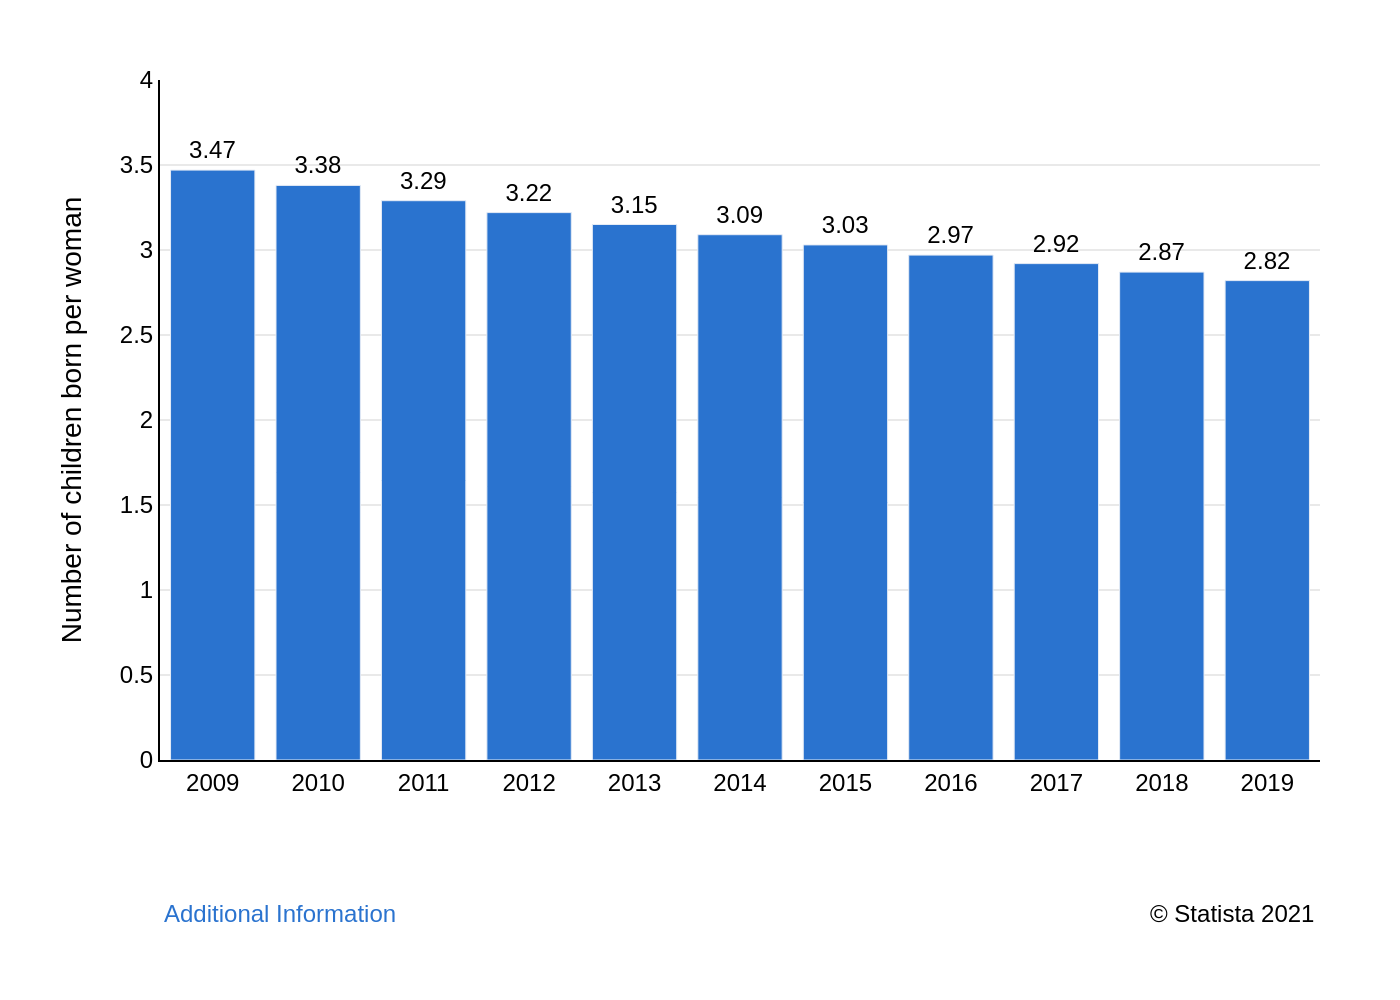

This chart was generated by the following Python code:
import sys
import json
import pathlib
import plotly.graph_objects as go

# Check for command-line argument
if len(sys.argv) != 2:
    print("Usage: python create_chart.py <path_to_json_file>")
    sys.exit(1)

# Get JSON file path from command-line argument
json_path = sys.argv[1]

# Read data from the JSON file
try:
    with open(json_path, 'r', encoding='utf-8') as f:
        chart_config = json.load(f)
except FileNotFoundError:
    print(f"Error: JSON file not found at '{json_path}'")
    sys.exit(1)
except json.JSONDecodeError:
    print(f"Error: Could not decode JSON from '{json_path}'")
    sys.exit(1)

# Extract data and texts from the JSON object
chart_data = chart_config.get('chart_data', [])
texts = chart_config.get('texts', {})
colors = chart_config.get('colors', [])

# Prepare data for Plotly
x_values = [item['category'] for item in chart_data]
y_values = [item['value'] for item in chart_data]

# Create the figure
fig = go.Figure()

# Add the bar trace
fig.add_trace(go.Bar(
    x=x_values,
    y=y_values,
    text=y_values,
    texttemplate='%{text:.2f}',
    textposition='outside',
    marker_color=colors[0] if colors else '#1f77b4',
    cliponaxis=False,
    hoverinfo='none'
))

# Update layout
fig.update_layout(
    font_family="Arial",
    font_color="#000000",
    title_text=texts.get('title'),
    yaxis_title_text=texts.get('y_axis_title'),
    xaxis_title_text=texts.get('x_axis_title'),
    plot_bgcolor='white',
    paper_bgcolor='white',
    showlegend=False,
    margin=dict(l=80, r=40, t=40, b=120),
    xaxis=dict(
        showgrid=False,
        zeroline=False,
        linecolor='black'
    ),
    yaxis=dict(
        showgrid=True,
        gridcolor='#e9e9e9',
        zeroline=False,
        range=[0, 4],
        dtick=0.5,
        linecolor='black'
    ),
    annotations=[
        dict(
            text=texts.get('note'),
            align='left',
            showarrow=False,
            xref='paper',
            yref='paper',
            x=0,
            y=-0.2,
            xanchor='left',
            yanchor='top',
            font=dict(
                color="#2A73CF"
            )
        ),
        dict(
            text=texts.get('source'),
            align='right',
            showarrow=False,
            xref='paper',
            yref='paper',
            x=1,
            y=-0.2,
            xanchor='right',
            yanchor='top'
        )
    ]
)

# Update text font for the bar labels
fig.update_traces(textfont_size=12)

# Define output filename from the input JSON filename
base_filename = pathlib.Path(json_path).stem
output_filename = f"{base_filename}.png"

# Save the figure as a PNG image
fig.write_image(output_filename, scale=2)

print(f"Chart saved to {output_filename}")
